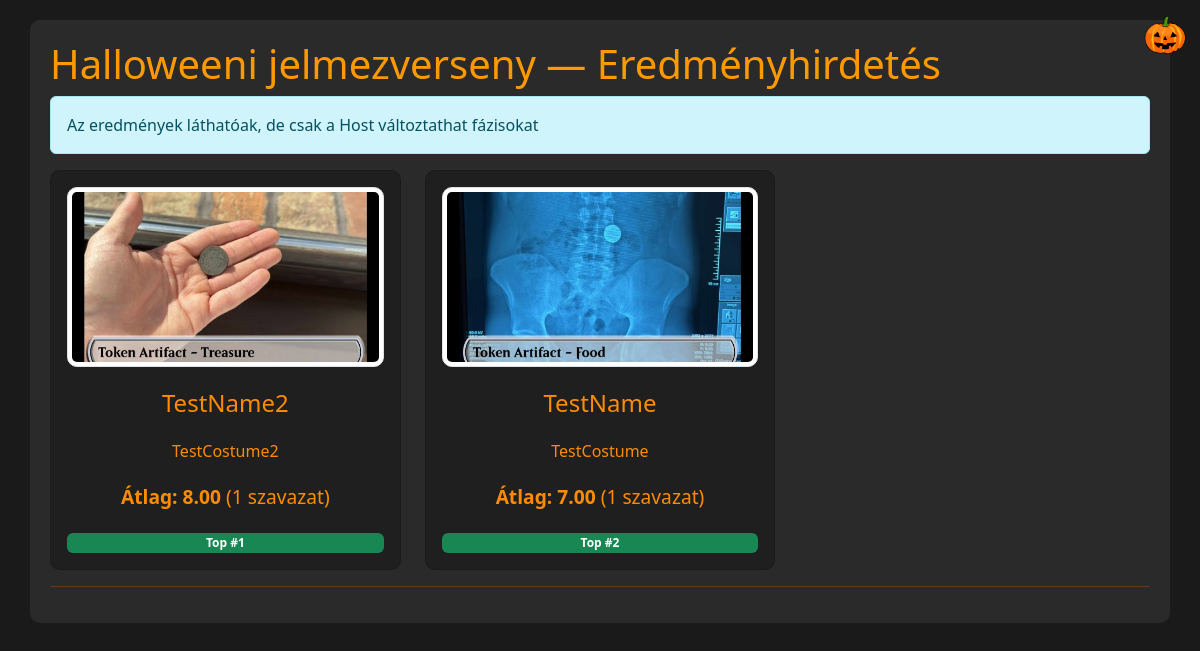
The app's page /results.php, older data.
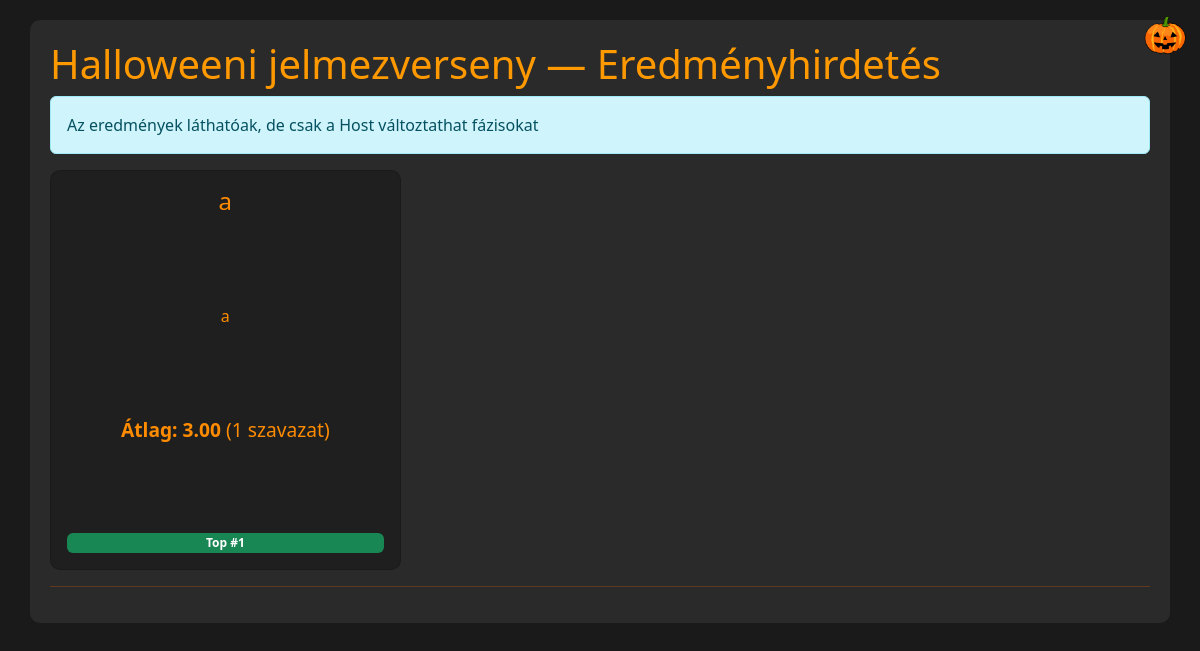
The same page, newer data.
### tables this page shows
CREATE TABLE participants (
    id INTEGER PRIMARY KEY AUTOINCREMENT,
    name TEXT NOT NULL,
    costume TEXT NOT NULL,
    photo TEXT,
    created_at INTEGER NOT NULL DEFAULT (strftime('%s','now'))
);

### inc/functions.php (called while the page is built, shortened)
<?php
function h($s){ return htmlspecialchars($s, ENT_QUOTES); }
?>

### results.php (the view, shortened to what this page needs)
<?php
require 'inc/functions.php';
$is_admin = isset($_SESSION['is_admin']) && $_SESSION['is_admin'] === true;
$rows = $pdo->query('SELECT p.*, (SELECT AVG(score) FROM votes v WHERE v.participant_id = p.id) as avg_score, (SELECT COUNT(*) FROM votes v WHERE v.participant_id = p.id) as votes_count FROM participants p ORDER BY avg_score DESC NULLS LAST')->fetchAll();
?>
<!doctype html>
<html>
<head>
<link rel="stylesheet" href="https://cdn.jsdelivr.net/npm/bootstrap@5.3.0/dist/css/bootstrap.min.css">
<link rel="stylesheet" href="assets/css/custom.css">
</head>
<body>
<div class="container">
  <h1>Halloweeni jelmezverseny — Eredményhirdetés</h1>
  <?php if (!$is_admin): ?>
    <div class="alert alert-info">Az eredmények láthatóak, de csak a Host változtathat fázisokat</div>
  <?php endif; ?>
  <div class="row gy-3">
    <?php $i=0; foreach ($rows as $r): $i++; ?>
      <div class="col-12 col-md-4">
        <div class="card p-3 text-center">
          <?php if ($r['photo']): ?><img src="<?php echo h($r['photo']); ?>" class="photo img-thumbnail mb-2"><?php endif; ?>
          <h4><?php echo h($r['name']); ?></h4>
          <p><?php echo h($r['costume']); ?></p>
          <p style="font-size:1.2rem"><strong>Átlag: <?php echo $r['avg_score'] ? number_format($r['avg_score'],2) : '—'; ?></strong> (<?php echo $r['votes_count']; ?> szavazat)</p>
          <?php if ($i<=3): ?><div class="badge bg-success">Top #<?php echo $i; ?></div><?php endif; ?>
        </div>
      </div>
    <?php endforeach; ?>
  </div>
  <hr>
<img src="assets/images/pumpkin.png" class="pumpkin" alt="pumpkin">
</div>
</body>
</html>

Row changes from the older to the newer data that the page shows:
removed participants: photo (picture), name "TestName2", costume "TestCostume2", avg_score "8.00", votes_count "1"
changed participants: name "TestName" → "a"; costume "TestCostume" → "a"; avg_score "7.00" → "3.00"; photo: picture removed
